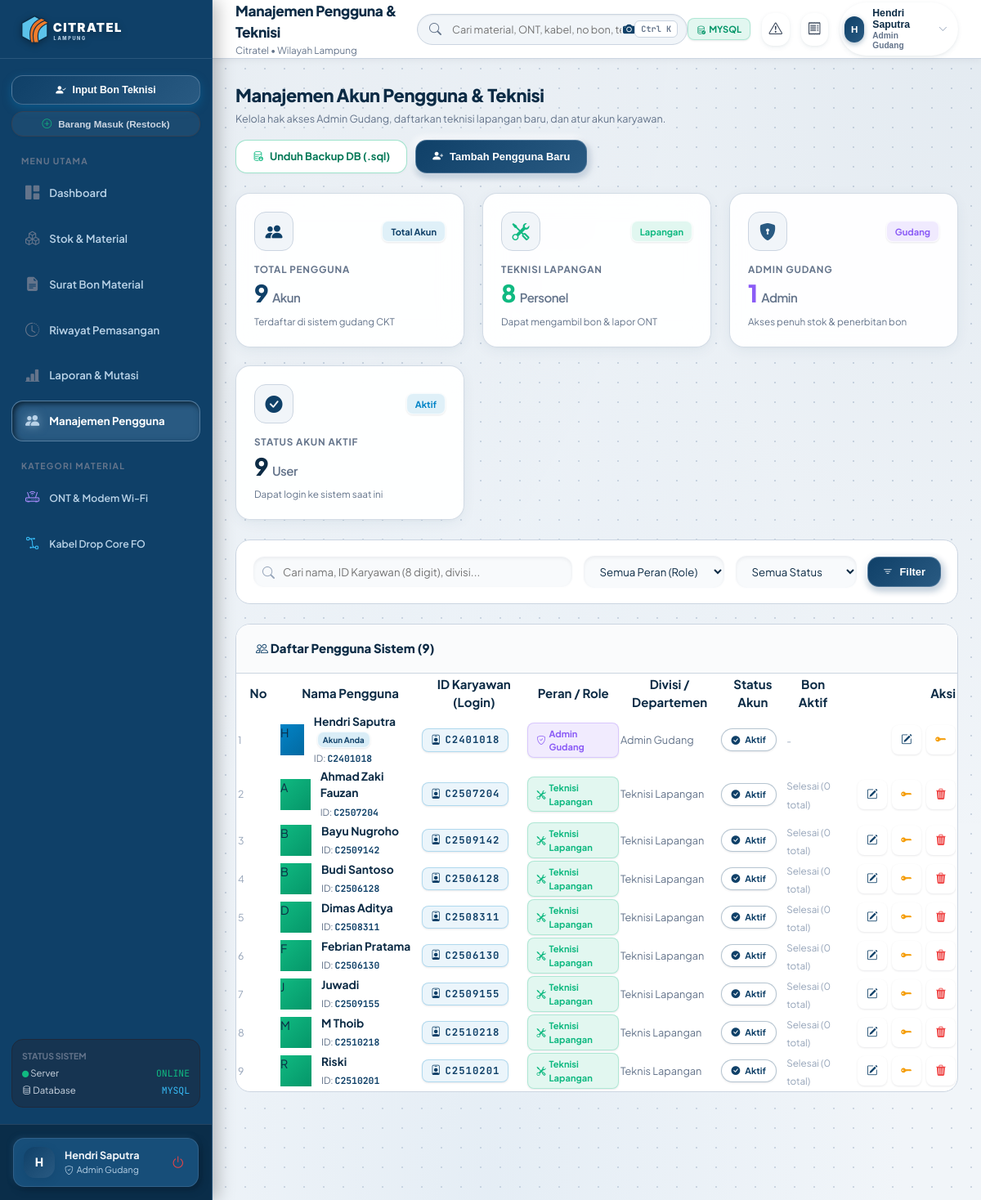
Screenshot of /pengguna.php (signed in) with the database file from the repository.
### tables this page shows
CREATE TABLE `users` (
  `id` int(11) NOT NULL,
  `username` varchar(50) NOT NULL,
  `password` varchar(255) NOT NULL,
  `nik` varchar(50) NOT NULL,
  `name` varchar(100) NOT NULL,
  `role` enum('admin_gudang','teknisi','manager') NOT NULL DEFAULT 'teknisi',
  `department` varchar(100) DEFAULT 'Teknis & Jaringan',
  `avatar` varchar(255) DEFAULT NULL,
  `status` enum('active','inactive') DEFAULT 'active',
  `created_at` datetime DEFAULT current_timestamp()
);

### pengguna.php (the view, shortened to what the rows shown need)
<?php
$pageTitle = "Manajemen Pengguna & Teknisi";
require_once __DIR__ . '/config/database.php';
require_once __DIR__ . '/includes/header.php';
require_once __DIR__ . '/includes/sidebar.php';
$sql = "
    SELECT u.*,
           (SELECT COUNT(*) FROM bon_requests b WHERE b.user_id = u.id) as total_bons_count,
           (SELECT COUNT(*) FROM bon_requests b WHERE b.user_id = u.id AND b.status = 'approved') as active_bons_count
    FROM users u
    WHERE 1=1
";
$params = [];
$sql .= " ORDER BY u.role ASC, u.name ASC";
$stmt = $pdo->prepare($sql);
$stmt->execute($params);
$userList = $stmt->fetchAll();
?>
<div class="main-wrapper">
  <?php require_once __DIR__ . '/includes/navbar.php'; ?>
  <main class="content-body">
    <div style="background-color: #ffffff; border: 1px solid var(--border-color); border-radius: var(--radius-lg); overflow: hidden; box-shadow: var(--shadow-sm);">
      <div class="table-responsive">
        <table class="data-table">
          <thead>
            <tr>
              <th style="width: 50px;">No</th>
              <th>Nama Pengguna</th>
              <th>ID Karyawan (Login)</th>
              <th>Peran / Role</th>
              <th>Divisi / Departemen</th>
              <th>Status Akun</th>
              <th>Bon Aktif</th>
              <th style="text-align: right; width: 140px;">Aksi</th>
            </tr>
          </thead>
          <tbody>
            <?php if (empty($userList)): ?>
              <tr>
                <td colspan="8" style="text-align: center; padding: 40px; color: var(--text-muted);">
                  <i class="bi bi-person-x" style="font-size: 2.5rem; display: block; margin-bottom: 8px; opacity: 0.4;"></i>
                  Tidak ada data pengguna yang sesuai dengan filter pencarian.
                </td>
              </tr>
            <?php else: ?>
              <?php foreach ($userList as $idx => $u):
                $isMe = ($u['id'] == $currentUser['id']);
                $isTek = ($u['role'] === 'teknisi');
              ?>
                <tr>
                  <td style="color: var(--text-dim); font-size: 0.82rem;"><?= $idx + 1 ?></td>
                  <td>
                    <div style="display: flex; align-items: center; gap: 12px;">
                      <div class="avatar" style="width: 38px; height: 38px; font-size: 0.95rem; background: <?= $isTek ? 'linear-gradient(135deg, #10b981 0%, #059669 100%)' : 'linear-gradient(135deg, #0284c7 0%, #0369a1 100%)' ?>;">
                        <?= strtoupper(substr($u['name'], 0, 1)) ?>
                      </div>
                      <div>
                        <div style="font-weight: 700; color: var(--text-main); font-size: 0.92rem;">
                          <?= htmlspecialchars($u['name']) ?>
                          <?php if ($isMe): ?>
                            <span class="badge" style="background: rgba(2, 132, 199, 0.15); color: var(--primary); font-size: 0.65rem; padding: 2px 6px; margin-left: 4px;">Akun Anda</span>
                          <?php endif; ?>
                        </div>
                        <small style="color: var(--text-muted); font-size: 0.76rem;">
                          ID: <strong style="font-family: var(--font-mono); color: var(--primary);"><?= htmlspecialchars($u['nik']) ?></strong>
                        </small>
                      </div>
                    </div>
                  </td>
                  <td>
                    <span class="badge font-mono" style="background: rgba(2, 132, 199, 0.08); border: 1px solid rgba(2, 132, 199, 0.25); color: var(--primary); font-weight: 700; letter-spacing: 1px; font-size: 0.82rem;">
                      <i class="bi bi-person-badge me-1"></i><?= htmlspecialchars($u['nik'] ?: $u['username']) ?>
                    </span>
                  </td>
                  <td>
                    <?php if ($u['role'] === 'admin_gudang' || $u['role'] === 'admin'): ?>
                      <span class="badge" style="background: rgba(139, 92, 246, 0.12); color: #8b5cf6; border: 1px solid rgba(139, 92, 246, 0.25);">
                        <i class="bi bi-shield-check me-1"></i> Admin Gudang
                      </span>
                    <?php else: ?>
                      <span class="badge" style="background: rgba(16, 185, 129, 0.12); color: #10b981; border: 1px solid rgba(16, 185, 129, 0.25);">
                        <i class="bi bi-tools me-1"></i> Teknisi Lapangan
                      </span>
                    <?php endif; ?>
                  </td>
                  <td style="color: var(--text-muted); font-size: 0.85rem;">
                    <?= htmlspecialchars($u['department'] ?: 'Teknis & Jaringan') ?>
                  </td>
                  <td>
                    <?php if ($u['status'] === 'active'): ?>
                      <span class="status-pill status-approved" style="font-size: 0.72rem;">
                        <i class="bi bi-check-circle-fill"></i> Aktif
                      </span>
                    <?php else: ?>
                      <span class="status-pill status-cancelled" style="font-size: 0.72rem;">
                        <i class="bi bi-x-circle-fill"></i> Nonaktif
                      </span>
                    <?php endif; ?>
                  </td>
                  <td>
                    <?php if ($isTek): ?>
                      <?php if ($u['active_bons_count'] > 0): ?>
                        <span class="badge" style="background: rgba(245, 158, 11, 0.12); color: var(--warning); border: 1px solid rgba(245, 158, 11, 0.25);">
                          <?= $u['active_bons_count'] ?> Bon Dibawa
                        </span>
                      <?php else: ?>
                        <span style="color: var(--text-dim); font-size: 0.78rem;">Selesai (<?= $u['total_bons_count'] ?> total)</span>
                      <?php endif; ?>
                    <?php else: ?>
                      <span style="color: var(--text-dim); font-size: 0.78rem;">-</span>
                    <?php endif; ?>
                  </td>
                  <td style="text-align: right;">
                    <div style="display: inline-flex; gap: 6px; align-items: center;">
                      <button
                        type="button"
                        class="btn-icon-action"
                        onclick='openEditUserModal(<?= json_encode($u, JSON_HEX_TAG | JSON_HEX_APOS | JSON_HEX_QUOT | JSON_HEX_AMP) ?>)'
                        title="Edit Data Pengguna"
                        style="color: var(--primary);"
                      >
                        <i class="bi bi-pencil-square"></i>
                      </button>
                      <button
                        type="button"
                        class="btn-icon-action"
                        onclick="openResetPasswordModal(<?= $u['id'] ?>, '<?= htmlspecialchars(addslashes($u['name'])) ?>')"
                        title="Reset Password"
                        style="color: var(--warning);"
                      >
                        <i class="bi bi-key-fill"></i>
                      </button>
                      <?php if (!$isMe): ?>
                        <button
                          type="button"
                          class="btn-icon-action"
                          onclick="confirmDeleteUser(<?= $u['id'] ?>, '<?= htmlspecialchars(addslashes($u['name'])) ?>', <?= (int)$u['total_bons_count'] ?>)"
                          title="Hapus / Nonaktifkan Pengguna"
                          style="color: var(--danger);"
                        >
                          <i class="bi bi-trash3-fill"></i>
                        </button>
                      <?php endif; ?>
                    </div>
                  </td>
                </tr>
              <?php endforeach; ?>
            <?php endif; ?>
          </tbody>
        </table>
      </div>
    </div>
  </main>
</div>
<?php require_once __DIR__ . '/includes/footer.php'; ?>

### includes/sidebar.php (shortened to what the rows shown need)
<?php
$isAdmin = in_array($currentUser['role'] ?? '', ['admin_gudang', 'admin']);
?>
<aside class="main-sidebar" id="mainSidebar">
  <div class="sidebar-footer">
    <div class="sidebar-user-card">
      <div class="user-avatar"><?= strtoupper(substr($currentUser['name'] ?? 'U', 0, 1)) ?></div>
      <div class="sidebar-user-info">
        <div class="sidebar-user-name" title="<?= htmlspecialchars($currentUser['name'] ?? '') ?>"><?= htmlspecialchars($currentUser['name'] ?? 'Pengguna') ?></div>
        <div class="sidebar-user-role">
          <i class="bi <?= $isAdmin ? 'bi-shield-check' : 'bi-person-gear' ?>"></i>
          <span><?= $isAdmin ? 'Admin Gudang' : 'Teknisi Lapangan' ?></span>
        </div>
      </div>
      <a href="logout.php" title="Keluar" style="color: #ef4444; font-size: 1.1rem; padding: 4px;">
        <i class="bi bi-power"></i>
      </a>
    </div>
  </div>
</aside>

### includes/navbar.php (shortened to what the rows shown need)
<?php
$isTeknisi = (($currentUser['role'] ?? '') === 'teknisi');
?>
<header class="topbar">
  <div class="topbar-left">
    <div class="topbar-breadcrumb">
      <h1 class="topbar-title"><?= htmlspecialchars($pageTitle ?? ($isTeknisi ? 'Tugas & Bon Saya' : 'Dashboard Gudang')) ?></h1>
    </div>
  </div>
  <div class="global-search-wrapper">
    <div class="global-search-input-group">
      <input
        type="text"
        class="global-search-input"
        id="globalSearchInput"
        placeholder="<?= $isTeknisi ? 'Cari nomor bon atau pelanggan saya...' : 'Cari material, ONT, kabel, no bon, teknisi...' ?>"
        autocomplete="off"
      >
      <button
        type="button"
        onclick="openBarcodeScanner((scanned) => {
          const inp = document.getElementById('globalSearchInput');
          if (inp) {
            inp.value = scanned;
            inp.dispatchEvent(new Event('input', { bubbles: true }));
          }
        })"
        style="position: absolute; right: 60px; background: none; border: none; color: var(--primary); cursor: pointer; padding: 4px; font-size: 1rem;"
        title="Scan Barcode Kamera untuk Cari Otomatis"
      >
        <i class="bi bi-camera-fill"></i>
      </button>
      <span class="search-shortcut-badge">Ctrl K</span>
    </div>
  </div>
  <div class="topbar-actions">
    <div class="topbar-user-dropdown">
      <button type="button" class="topbar-user-btn" id="userProfileTrigger">
        <div class="avatar"><?= strtoupper(substr($currentUser['name'] ?? 'U', 0, 1)) ?></div>
        <div style="text-align: left; line-height: 1.2;">
          <div class="name"><?= htmlspecialchars($currentUser['name'] ?? 'Pengguna') ?></div>
          <div style="font-size: 0.68rem; color: var(--text-muted); font-weight: 600;">
            <?= (($currentUser['role'] ?? '') === 'admin_gudang') ? 'Admin Gudang' : 'Teknisi' ?>
          </div>
        </div>
        <i class="bi bi-chevron-down" style="font-size: 0.75rem; color: var(--text-dim); margin-left: 4px;"></i>
      </button>
    </div>
  </div>
</header>

### rows the page displays
users: name "H", name "Hendri Saputra", shows "Akun Anda", nik "C2401018", shows "Admin Gudang", department "Admin Gudang", status "active" (drawn)
users: name "A", name "Ahmad Zaki Fauzan", nik "C2507204", role "teknisi" (drawn), department "Teknisi Lapangan", status "active" (drawn), total_bons_count "0"
users: name "B", name "Bayu Nugroho", nik "C2509142", role "teknisi" (drawn), department "Teknisi Lapangan", status "active" (drawn), total_bons_count "0"
users: name "B", name "Budi Santoso", nik "C2506128", role "teknisi" (drawn), department "Teknisi Lapangan", status "active" (drawn), total_bons_count "0"
users: name "D", name "Dimas Aditya", nik "C2508311", role "teknisi" (drawn), department "Teknisi Lapangan", status "active" (drawn), total_bons_count "0"
users: name "F", name "Febrian Pratama", nik "C2506130", role "teknisi" (drawn), department "Teknisi Lapangan", status "active" (drawn), total_bons_count "0"
users: name "J", name "Juwadi", nik "C2509155", role "teknisi" (drawn), department "Teknisi Lapangan", status "active" (drawn), total_bons_count "0"
users: name "M", name "M Thoib", nik "C2510218", role "teknisi" (drawn), department "Teknis Lapangan", status "active" (drawn), total_bons_count "0"
users: name "R", name "Riski", nik "C2510201", role "teknisi" (drawn), department "Teknis Lapangan", status "active" (drawn), total_bons_count "0"

### other values shown
$active_driver "MYSQL"
$pageTitle "Manajemen Pengguna & Teknisi"
$totalUsers "9"
$totalTeknisi "8"
$totalAdmin "1"
$totalActive "9"
count($userList) "9"
